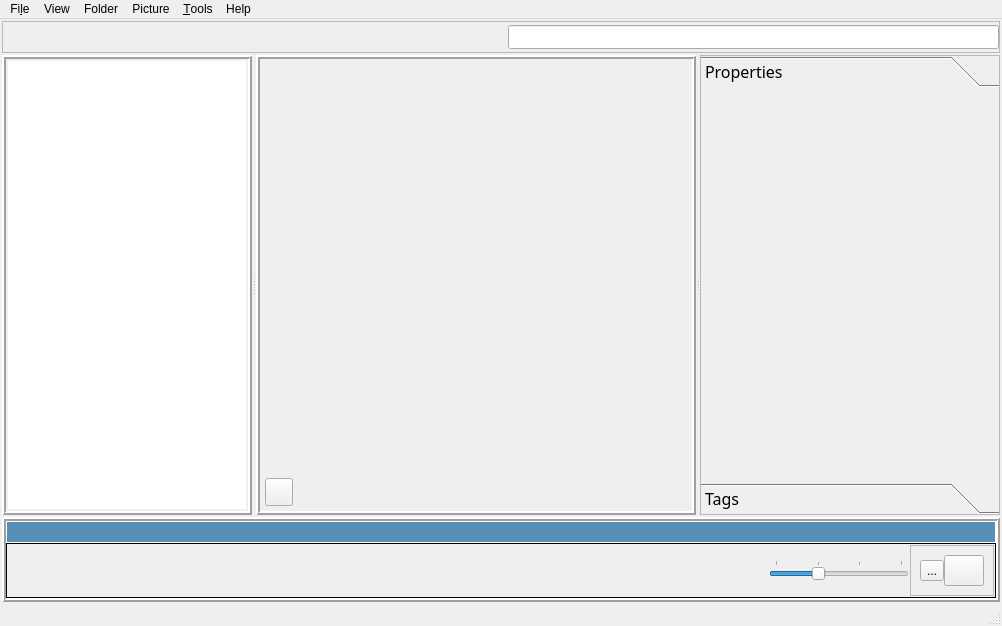
<?xml version="1.0" encoding="UTF-8"?>
<ui version="4.0">
 <class>MainWindow</class>
 <widget class="QMainWindow" name="MainWindow">
  <property name="geometry">
   <rect>
    <x>0</x>
    <y>0</y>
    <width>1002</width>
    <height>626</height>
   </rect>
  </property>
  <property name="windowTitle">
   <string>MainWindow</string>
  </property>
  <widget class="QWidget" name="centralwidget">
   <layout class="QVBoxLayout" name="verticalLayout_4">
    <property name="spacing">
     <number>2</number>
    </property>
    <property name="leftMargin">
     <number>2</number>
    </property>
    <property name="topMargin">
     <number>2</number>
    </property>
    <property name="rightMargin">
     <number>2</number>
    </property>
    <property name="bottomMargin">
     <number>2</number>
    </property>
    <item>
     <widget class="QFrame" name="frame_7">
      <property name="maximumSize">
       <size>
        <width>16777215</width>
        <height>32</height>
       </size>
      </property>
      <property name="frameShape">
       <enum>QFrame::StyledPanel</enum>
      </property>
      <property name="frameShadow">
       <enum>QFrame::Raised</enum>
      </property>
      <layout class="QHBoxLayout" name="horizontalLayout">
       <property name="leftMargin">
        <number>0</number>
       </property>
       <property name="topMargin">
        <number>0</number>
       </property>
       <property name="rightMargin">
        <number>0</number>
       </property>
       <property name="bottomMargin">
        <number>0</number>
       </property>
       <item>
        <spacer name="horizontalSpacer">
         <property name="orientation">
          <enum>Qt::Horizontal</enum>
         </property>
         <property name="sizeHint" stdset="0">
          <size>
           <width>338</width>
           <height>10</height>
          </size>
         </property>
        </spacer>
       </item>
       <item>
        <widget class="QLabel" name="label_2">
         <property name="maximumSize">
          <size>
           <width>24</width>
           <height>24</height>
          </size>
         </property>
         <property name="text">
          <string/>
         </property>
         <property name="pixmap">
          <pixmap resource="../../resources/qpicasa.qrc">:/images/icon_search</pixmap>
         </property>
         <property name="scaledContents">
          <bool>true</bool>
         </property>
        </widget>
       </item>
       <item>
        <widget class="QLineEdit" name="txtbox_search">
         <property name="minimumSize">
          <size>
           <width>0</width>
           <height>24</height>
          </size>
         </property>
        </widget>
       </item>
      </layout>
     </widget>
    </item>
    <item>
     <widget class="QFrame" name="frame">
      <property name="frameShape">
       <enum>QFrame::NoFrame</enum>
      </property>
      <property name="frameShadow">
       <enum>QFrame::Raised</enum>
      </property>
      <property name="lineWidth">
       <number>2</number>
      </property>
      <layout class="QHBoxLayout" name="horizontalLayout_3">
       <property name="spacing">
        <number>0</number>
       </property>
       <property name="leftMargin">
        <number>0</number>
       </property>
       <property name="topMargin">
        <number>0</number>
       </property>
       <property name="rightMargin">
        <number>0</number>
       </property>
       <property name="bottomMargin">
        <number>0</number>
       </property>
       <item>
        <widget class="QSplitter" name="splitter_2">
         <property name="orientation">
          <enum>Qt::Horizontal</enum>
         </property>
         <widget class="QFrame" name="frame_2">
          <property name="maximumSize">
           <size>
            <width>250</width>
            <height>16777215</height>
           </size>
          </property>
          <property name="frameShape">
           <enum>QFrame::Box</enum>
          </property>
          <property name="frameShadow">
           <enum>QFrame::Raised</enum>
          </property>
          <property name="lineWidth">
           <number>2</number>
          </property>
          <layout class="QVBoxLayout" name="verticalLayout" stretch="0">
           <property name="spacing">
            <number>2</number>
           </property>
           <property name="leftMargin">
            <number>2</number>
           </property>
           <property name="topMargin">
            <number>2</number>
           </property>
           <property name="rightMargin">
            <number>2</number>
           </property>
           <property name="bottomMargin">
            <number>2</number>
           </property>
           <item>
            <widget class="QTreeView" name="treeView_scandirs">
             <property name="frameShape">
              <enum>QFrame::NoFrame</enum>
             </property>
             <property name="indentation">
              <number>10</number>
             </property>
             <attribute name="headerVisible">
              <bool>false</bool>
             </attribute>
            </widget>
           </item>
          </layout>
         </widget>
         <widget class="QFrame" name="frame_main_container">
          <property name="frameShape">
           <enum>QFrame::NoFrame</enum>
          </property>
          <property name="frameShadow">
           <enum>QFrame::Plain</enum>
          </property>
          <layout class="QHBoxLayout" name="horizontalLayout_7">
           <property name="spacing">
            <number>0</number>
           </property>
           <property name="leftMargin">
            <number>0</number>
           </property>
           <property name="topMargin">
            <number>0</number>
           </property>
           <property name="rightMargin">
            <number>0</number>
           </property>
           <property name="bottomMargin">
            <number>0</number>
           </property>
           <item>
            <widget class="QSplitter" name="splitter">
             <property name="orientation">
              <enum>Qt::Horizontal</enum>
             </property>
             <widget class="QFrame" name="frame_thumbs">
              <property name="frameShape">
               <enum>QFrame::Box</enum>
              </property>
              <property name="frameShadow">
               <enum>QFrame::Raised</enum>
              </property>
              <property name="lineWidth">
               <number>2</number>
              </property>
              <layout class="QVBoxLayout" name="vlayout_frame_thumbs">
               <property name="spacing">
                <number>5</number>
               </property>
               <property name="leftMargin">
                <number>5</number>
               </property>
               <property name="topMargin">
                <number>5</number>
               </property>
               <property name="rightMargin">
                <number>5</number>
               </property>
               <property name="bottomMargin">
                <number>5</number>
               </property>
               <item>
                <widget class="QFrame" name="frame_4">
                 <property name="minimumSize">
                  <size>
                   <width>0</width>
                   <height>80</height>
                  </size>
                 </property>
                 <property name="maximumSize">
                  <size>
                   <width>16777215</width>
                   <height>16777215</height>
                  </size>
                 </property>
                 <property name="frameShape">
                  <enum>QFrame::NoFrame</enum>
                 </property>
                 <property name="frameShadow">
                  <enum>QFrame::Plain</enum>
                 </property>
                 <layout class="QVBoxLayout" name="verticalLayout_2">
                  <property name="spacing">
                   <number>0</number>
                  </property>
                  <property name="leftMargin">
                   <number>0</number>
                  </property>
                  <property name="topMargin">
                   <number>0</number>
                  </property>
                  <property name="rightMargin">
                   <number>0</number>
                  </property>
                  <property name="bottomMargin">
                   <number>0</number>
                  </property>
                  <item>
                   <widget class="QFrame" name="frame_6">
                    <property name="maximumSize">
                     <size>
                      <width>16777215</width>
                      <height>56</height>
                     </size>
                    </property>
                    <property name="frameShape">
                     <enum>QFrame::NoFrame</enum>
                    </property>
                    <property name="frameShadow">
                     <enum>QFrame::Raised</enum>
                    </property>
                    <layout class="QGridLayout" name="gridLayout_2">
                     <property name="leftMargin">
                      <number>0</number>
                     </property>
                     <property name="topMargin">
                      <number>0</number>
                     </property>
                     <property name="rightMargin">
                      <number>0</number>
                     </property>
                     <property name="bottomMargin">
                      <number>0</number>
                     </property>
                     <property name="horizontalSpacing">
                      <number>0</number>
                     </property>
                     <item row="0" column="0" rowspan="2">
                      <widget class="QFrame" name="frame_5">
                       <property name="maximumSize">
                        <size>
                         <width>51</width>
                         <height>55</height>
                        </size>
                       </property>
                       <property name="frameShape">
                        <enum>QFrame::NoFrame</enum>
                       </property>
                       <property name="frameShadow">
                        <enum>QFrame::Raised</enum>
                       </property>
                       <layout class="QHBoxLayout" name="horizontalLayout_2" stretch="0">
                        <property name="spacing">
                         <number>0</number>
                        </property>
                        <property name="leftMargin">
                         <number>0</number>
                        </property>
                        <property name="topMargin">
                         <number>0</number>
                        </property>
                        <property name="rightMargin">
                         <number>0</number>
                        </property>
                        <property name="bottomMargin">
                         <number>0</number>
                        </property>
                        <item>
                         <widget class="QLabel" name="label">
                          <property name="maximumSize">
                           <size>
                            <width>32</width>
                            <height>32</height>
                           </size>
                          </property>
                          <property name="text">
                           <string/>
                          </property>
                          <property name="pixmap">
                           <pixmap resource="../../resources/qpicasa.qrc">:/images/icon_folder</pixmap>
                          </property>
                          <property name="scaledContents">
                           <bool>true</bool>
                          </property>
                         </widget>
                        </item>
                       </layout>
                      </widget>
                     </item>
                     <item row="0" column="1">
                      <widget class="QLabel" name="lbl_dir_name">
                       <property name="font">
                        <font>
                         <family>Trebuchet MS</family>
                         <pointsize>16</pointsize>
                        </font>
                       </property>
                       <property name="styleSheet">
                        <string notr="true">color: rgb(68, 68, 68)</string>
                       </property>
                       <property name="text">
                        <string/>
                       </property>
                      </widget>
                     </item>
                     <item row="1" column="1">
                      <widget class="QLabel" name="lbl_cdate">
                       <property name="text">
                        <string/>
                       </property>
                      </widget>
                     </item>
                    </layout>
                   </widget>
                  </item>
                  <item>
                   <widget class="QLabel" name="label_thumbs_toolbar_tooltip">
                    <property name="styleSheet">
                     <string notr="true">color: rgb(64, 129, 194)</string>
                    </property>
                    <property name="text">
                     <string/>
                    </property>
                   </widget>
                  </item>
                  <item>
                   <widget class="QPushButton" name="btn_slideshow">
                    <property name="maximumSize">
                     <size>
                      <width>28</width>
                      <height>28</height>
                     </size>
                    </property>
                    <property name="mouseTracking">
                     <bool>true</bool>
                    </property>
                    <property name="text">
                     <string/>
                    </property>
                    <property name="icon">
                     <iconset resource="../../resources/qpicasa.qrc">
                      <normaloff>:/images/icon_slideshow</normaloff>:/images/icon_slideshow</iconset>
                    </property>
                   </widget>
                  </item>
                 </layout>
                </widget>
               </item>
              </layout>
             </widget>
             <widget class="QFrame" name="frame_metadata">
              <property name="maximumSize">
               <size>
                <width>300</width>
                <height>16777215</height>
               </size>
              </property>
              <property name="font">
               <font>
                <family>Noto Sans</family>
                <pointsize>12</pointsize>
               </font>
              </property>
              <property name="frameShape">
               <enum>QFrame::StyledPanel</enum>
              </property>
              <property name="frameShadow">
               <enum>QFrame::Raised</enum>
              </property>
              <layout class="QGridLayout" name="gridLayout_3">
               <property name="leftMargin">
                <number>0</number>
               </property>
               <property name="topMargin">
                <number>0</number>
               </property>
               <property name="rightMargin">
                <number>0</number>
               </property>
               <property name="bottomMargin">
                <number>0</number>
               </property>
               <property name="spacing">
                <number>0</number>
               </property>
               <item row="0" column="0">
                <widget class="QToolBox" name="toolBox_metadata">
                 <widget class="QWidget" name="toolbox_metadata_properties">
                  <property name="geometry">
                   <rect>
                    <x>0</x>
                    <y>0</y>
                    <width>298</width>
                    <height>386</height>
                   </rect>
                  </property>
                  <attribute name="icon">
                   <iconset resource="../../resources/qpicasa.qrc">
                    <normaloff>:/images/icon_properties</normaloff>:/images/icon_properties</iconset>
                  </attribute>
                  <attribute name="label">
                   <string>Properties</string>
                  </attribute>
                 </widget>
                 <widget class="QWidget" name="toolBox_metadata_tags">
                  <property name="geometry">
                   <rect>
                    <x>0</x>
                    <y>0</y>
                    <width>298</width>
                    <height>386</height>
                   </rect>
                  </property>
                  <attribute name="icon">
                   <iconset resource="../../resources/qpicasa.qrc">
                    <normaloff>:/images/icon_tags</normaloff>:/images/icon_tags</iconset>
                  </attribute>
                  <attribute name="label">
                   <string>Tags</string>
                  </attribute>
                 </widget>
                </widget>
               </item>
              </layout>
             </widget>
            </widget>
           </item>
          </layout>
         </widget>
        </widget>
       </item>
      </layout>
     </widget>
    </item>
    <item>
     <widget class="QFrame" name="frame_8">
      <property name="maximumSize">
       <size>
        <width>16777215</width>
        <height>85</height>
       </size>
      </property>
      <property name="frameShape">
       <enum>QFrame::Box</enum>
      </property>
      <property name="frameShadow">
       <enum>QFrame::Raised</enum>
      </property>
      <property name="lineWidth">
       <number>2</number>
      </property>
      <property name="midLineWidth">
       <number>0</number>
      </property>
      <layout class="QGridLayout" name="gridLayout">
       <property name="leftMargin">
        <number>0</number>
       </property>
       <property name="topMargin">
        <number>0</number>
       </property>
       <property name="rightMargin">
        <number>0</number>
       </property>
       <property name="bottomMargin">
        <number>0</number>
       </property>
       <property name="spacing">
        <number>0</number>
       </property>
       <item row="0" column="0">
        <widget class="QFrame" name="frame_9">
         <property name="autoFillBackground">
          <bool>false</bool>
         </property>
         <property name="styleSheet">
          <string notr="true">color: white;
background-color: rgb(86, 144, 182);
font-weight: bold</string>
         </property>
         <property name="frameShape">
          <enum>QFrame::Panel</enum>
         </property>
         <property name="frameShadow">
          <enum>QFrame::Plain</enum>
         </property>
         <layout class="QHBoxLayout" name="horizontalLayout_4">
          <property name="spacing">
           <number>0</number>
          </property>
          <property name="leftMargin">
           <number>0</number>
          </property>
          <property name="topMargin">
           <number>0</number>
          </property>
          <property name="rightMargin">
           <number>0</number>
          </property>
          <property name="bottomMargin">
           <number>0</number>
          </property>
          <item>
           <spacer name="horizontalSpacer_2">
            <property name="orientation">
             <enum>Qt::Horizontal</enum>
            </property>
            <property name="sizeHint" stdset="0">
             <size>
              <width>201</width>
              <height>20</height>
             </size>
            </property>
           </spacer>
          </item>
          <item>
           <widget class="QLabel" name="lbl_selection_summary">
            <property name="font">
             <font>
              <family>Noto Sans</family>
              <pointsize>8</pointsize>
              <weight>75</weight>
              <bold>true</bold>
             </font>
            </property>
            <property name="text">
             <string/>
            </property>
           </widget>
          </item>
          <item>
           <spacer name="horizontalSpacer_3">
            <property name="orientation">
             <enum>Qt::Horizontal</enum>
            </property>
            <property name="sizeHint" stdset="0">
             <size>
              <width>200</width>
              <height>20</height>
             </size>
            </property>
           </spacer>
          </item>
         </layout>
        </widget>
       </item>
       <item row="1" column="0">
        <widget class="QFrame" name="frame_10">
         <property name="frameShape">
          <enum>QFrame::Panel</enum>
         </property>
         <property name="frameShadow">
          <enum>QFrame::Plain</enum>
         </property>
         <layout class="QHBoxLayout" name="horizontalLayout_6">
          <property name="spacing">
           <number>1</number>
          </property>
          <property name="leftMargin">
           <number>1</number>
          </property>
          <property name="topMargin">
           <number>1</number>
          </property>
          <property name="rightMargin">
           <number>1</number>
          </property>
          <property name="bottomMargin">
           <number>1</number>
          </property>
          <item>
           <spacer name="horizontalSpacer_4">
            <property name="orientation">
             <enum>Qt::Horizontal</enum>
            </property>
            <property name="sizeType">
             <enum>QSizePolicy::Expanding</enum>
            </property>
            <property name="sizeHint" stdset="0">
             <size>
              <width>518</width>
              <height>32</height>
             </size>
            </property>
           </spacer>
          </item>
          <item>
           <widget class="QSlider" name="hslider_thumb_size">
            <property name="maximumSize">
             <size>
              <width>140</width>
              <height>16777215</height>
             </size>
            </property>
            <property name="minimum">
             <number>64</number>
            </property>
            <property name="maximum">
             <number>256</number>
            </property>
            <property name="singleStep">
             <number>20</number>
            </property>
            <property name="pageStep">
             <number>64</number>
            </property>
            <property name="value">
             <number>128</number>
            </property>
            <property name="sliderPosition">
             <number>128</number>
            </property>
            <property name="orientation">
             <enum>Qt::Horizontal</enum>
            </property>
            <property name="invertedAppearance">
             <bool>false</bool>
            </property>
            <property name="tickPosition">
             <enum>QSlider::TicksAbove</enum>
            </property>
            <property name="tickInterval">
             <number>0</number>
            </property>
           </widget>
          </item>
          <item>
           <widget class="QFrame" name="frame_metdata_toolbar">
            <property name="frameShape">
             <enum>QFrame::StyledPanel</enum>
            </property>
            <property name="frameShadow">
             <enum>QFrame::Raised</enum>
            </property>
            <layout class="QHBoxLayout" name="horizontalLayout_5">
             <property name="spacing">
              <number>0</number>
             </property>
             <item>
              <widget class="QToolButton" name="toolbutton_tags">
               <property name="text">
                <string>...</string>
               </property>
               <property name="icon">
                <iconset resource="../../resources/qpicasa.qrc">
                 <normaloff>:/images/icon_tags</normaloff>:/images/icon_tags</iconset>
               </property>
               <property name="iconSize">
                <size>
                 <width>32</width>
                 <height>32</height>
                </size>
               </property>
               <property name="checkable">
                <bool>true</bool>
               </property>
               <attribute name="buttonGroup">
                <string notr="true">buttonGroup_metadata</string>
               </attribute>
              </widget>
             </item>
             <item>
              <widget class="QToolButton" name="toolbutton_properties">
               <property name="toolTip">
                <string>&lt;html&gt;&lt;head/&gt;&lt;body&gt;&lt;p&gt;Show/Hide Properties Window&lt;/p&gt;&lt;/body&gt;&lt;/html&gt;</string>
               </property>
               <property name="text">
                <string/>
               </property>
               <property name="icon">
                <iconset resource="../../resources/qpicasa.qrc">
                 <normaloff>:/images/icon_properties</normaloff>:/images/icon_properties</iconset>
               </property>
               <property name="iconSize">
                <size>
                 <width>32</width>
                 <height>32</height>
                </size>
               </property>
               <property name="shortcut">
                <string>Ctrl+S</string>
               </property>
               <property name="checkable">
                <bool>true</bool>
               </property>
               <property name="toolButtonStyle">
                <enum>Qt::ToolButtonIconOnly</enum>
               </property>
               <property name="autoRaise">
                <bool>false</bool>
               </property>
               <attribute name="buttonGroup">
                <string notr="true">buttonGroup_metadata</string>
               </attribute>
              </widget>
             </item>
            </layout>
           </widget>
          </item>
         </layout>
        </widget>
       </item>
      </layout>
     </widget>
    </item>
   </layout>
  </widget>
  <widget class="QMenuBar" name="menubar">
   <property name="geometry">
    <rect>
     <x>0</x>
     <y>0</y>
     <width>1002</width>
     <height>21</height>
    </rect>
   </property>
   <widget class="QMenu" name="menuFile">
    <property name="title">
     <string>Fi&amp;le</string>
    </property>
    <addaction name="action_add_folder"/>
    <addaction name="separator"/>
    <addaction name="action_file_locate"/>
    <addaction name="separator"/>
    <addaction name="action_exit"/>
   </widget>
   <widget class="QMenu" name="menuTools">
    <property name="title">
     <string>&amp;Tools</string>
    </property>
    <addaction name="action_folder_manager"/>
    <addaction name="separator"/>
    <addaction name="action_settings"/>
   </widget>
   <widget class="QMenu" name="menuAbout">
    <property name="title">
     <string>Help</string>
    </property>
    <addaction name="actionDocumentation"/>
    <addaction name="actionCheck_for_Updates"/>
    <addaction name="separator"/>
    <addaction name="actionAbout"/>
   </widget>
   <widget class="QMenu" name="menuView">
    <property name="title">
     <string>View</string>
    </property>
    <widget class="QMenu" name="menuThumbnail_Captions">
     <property name="title">
      <string>Thumbnail Captions</string>
     </property>
     <addaction name="action_caption_none"/>
     <addaction name="action_caption_filename"/>
    </widget>
    <addaction name="action_small_thumbs"/>
    <addaction name="action_normal_thumbs"/>
    <addaction name="separator"/>
    <addaction name="action_properties"/>
    <addaction name="action_tags"/>
    <addaction name="separator"/>
    <addaction name="action_slideshow"/>
    <addaction name="separator"/>
    <addaction name="menuThumbnail_Captions"/>
   </widget>
   <widget class="QMenu" name="menuFolder">
    <property name="title">
     <string>Folder</string>
    </property>
    <addaction name="action_folder_slideshow"/>
    <addaction name="separator"/>
    <addaction name="action_folder_locate"/>
   </widget>
   <widget class="QMenu" name="menuPicture">
    <property name="title">
     <string>Picture</string>
    </property>
    <addaction name="action_picture_properties"/>
   </widget>
   <addaction name="menuFile"/>
   <addaction name="menuView"/>
   <addaction name="menuFolder"/>
   <addaction name="menuPicture"/>
   <addaction name="menuTools"/>
   <addaction name="menuAbout"/>
  </widget>
  <widget class="QStatusBar" name="statusbar"/>
  <action name="action_folder_manager">
   <property name="text">
    <string>&amp;Folder Manager</string>
   </property>
  </action>
  <action name="action_small_thumbs">
   <property name="checkable">
    <bool>true</bool>
   </property>
   <property name="text">
    <string>Small Thumbnails</string>
   </property>
  </action>
  <action name="action_normal_thumbs">
   <property name="checkable">
    <bool>true</bool>
   </property>
   <property name="checked">
    <bool>true</bool>
   </property>
   <property name="text">
    <string>Normal Thumbnails</string>
   </property>
  </action>
  <action name="action_properties">
   <property name="checkable">
    <bool>true</bool>
   </property>
   <property name="text">
    <string>Properties</string>
   </property>
  </action>
  <action name="action_tags">
   <property name="checkable">
    <bool>true</bool>
   </property>
   <property name="text">
    <string>Tags</string>
   </property>
  </action>
  <action name="action_slideshow">
   <property name="text">
    <string>Slideshow</string>
   </property>
  </action>
  <action name="action_caption_none">
   <property name="checkable">
    <bool>true</bool>
   </property>
   <property name="text">
    <string>None</string>
   </property>
  </action>
  <action name="action_caption_filename">
   <property name="checkable">
    <bool>true</bool>
   </property>
   <property name="text">
    <string>Filename</string>
   </property>
  </action>
  <action name="actionFlat_View">
   <property name="checkable">
    <bool>true</bool>
   </property>
   <property name="text">
    <string>Flat Folder View</string>
   </property>
  </action>
  <action name="action_settings">
   <property name="text">
    <string>Settings</string>
   </property>
  </action>
  <action name="action_picture_properties">
   <property name="text">
    <string>Properties</string>
   </property>
  </action>
  <action name="action_folder_slideshow">
   <property name="text">
    <string>View Slideshow</string>
   </property>
  </action>
  <action name="action_folder_locate">
   <property name="text">
    <string>Locate on Disk</string>
   </property>
  </action>
  <action name="action_add_folder">
   <property name="text">
    <string>Add Folder to Imagius</string>
   </property>
  </action>
  <action name="action_file_locate">
   <property name="text">
    <string>Locate on Disk</string>
   </property>
  </action>
  <action name="action_exit">
   <property name="text">
    <string>Exit</string>
   </property>
  </action>
  <action name="actionDocumentation">
   <property name="text">
    <string>Documentation</string>
   </property>
  </action>
  <action name="actionCheck_for_Updates">
   <property name="text">
    <string>Check for Updates</string>
   </property>
  </action>
  <action name="actionAbout">
   <property name="text">
    <string>About</string>
   </property>
  </action>
 </widget>
 <resources>
  <include location="../../resources/qpicasa.qrc"/>
 </resources>
 <connections/>
 <buttongroups>
  <buttongroup name="buttonGroup_metadata">
   <property name="exclusive">
    <bool>false</bool>
   </property>
  </buttongroup>
 </buttongroups>
</ui>
